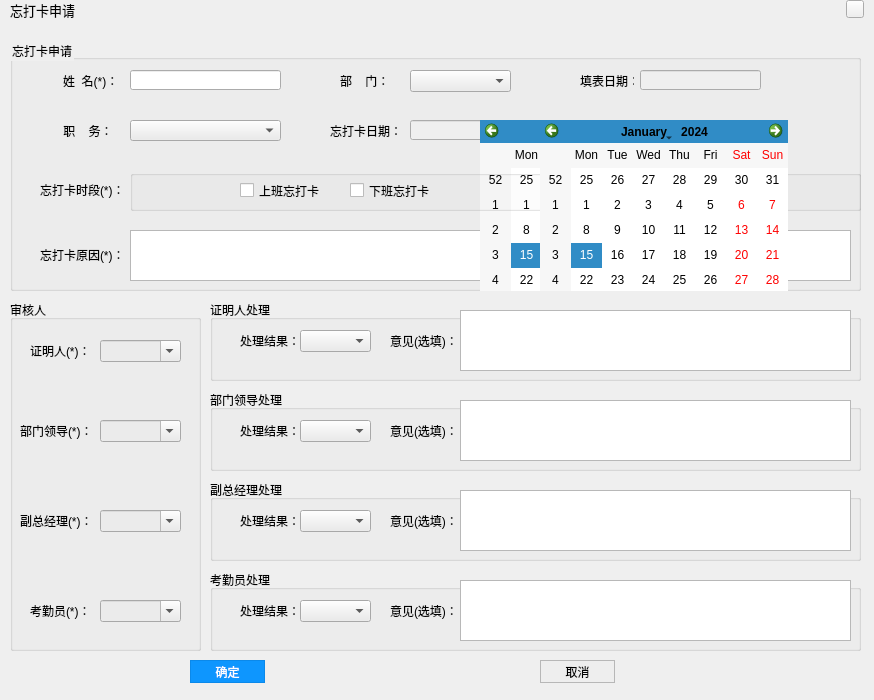
<?xml version="1.0" encoding="UTF-8"?>
<ui version="4.0">
 <class>WangDaKa</class>
 <widget class="QWidget" name="WangDaKa">
  <property name="geometry">
   <rect>
    <x>0</x>
    <y>0</y>
    <width>874</width>
    <height>700</height>
   </rect>
  </property>
  <property name="windowTitle">
   <string>Form</string>
  </property>
  <widget class="QLabel" name="label">
   <property name="geometry">
    <rect>
     <x>10</x>
     <y>2</y>
     <width>81</width>
     <height>16</height>
    </rect>
   </property>
   <property name="font">
    <font>
     <pointsize>10</pointsize>
    </font>
   </property>
   <property name="text">
    <string>忘打卡申请</string>
   </property>
  </widget>
  <widget class="closeButton" name="toolButton">
   <property name="geometry">
    <rect>
     <x>846</x>
     <y>0</y>
     <width>18</width>
     <height>18</height>
    </rect>
   </property>
   <property name="maximumSize">
    <size>
     <width>18</width>
     <height>18</height>
    </size>
   </property>
   <property name="text">
    <string/>
   </property>
  </widget>
  <widget class="QGroupBox" name="groupBox_wdk">
   <property name="geometry">
    <rect>
     <x>10</x>
     <y>40</y>
     <width>851</width>
     <height>251</height>
    </rect>
   </property>
   <property name="styleSheet">
    <string notr="true">color: rgb(0, 0, 0);</string>
   </property>
   <property name="title">
    <string>忘打卡申请</string>
   </property>
   <property name="checkable">
    <bool>false</bool>
   </property>
   <widget class="QLabel" name="label_2">
    <property name="geometry">
     <rect>
      <x>53</x>
      <y>30</y>
      <width>61</width>
      <height>21</height>
     </rect>
    </property>
    <property name="text">
     <string>姓  名(*)：</string>
    </property>
   </widget>
   <widget class="QLineEdit" name="lineEdit_name">
    <property name="geometry">
     <rect>
      <x>120</x>
      <y>30</y>
      <width>151</width>
      <height>20</height>
     </rect>
    </property>
    <property name="styleSheet">
     <string notr="true">color: rgb(0, 0, 0);</string>
    </property>
   </widget>
   <widget class="QLabel" name="label_3">
    <property name="geometry">
     <rect>
      <x>330</x>
      <y>30</y>
      <width>61</width>
      <height>21</height>
     </rect>
    </property>
    <property name="text">
     <string>部    门：</string>
    </property>
   </widget>
   <widget class="QLabel" name="label_4">
    <property name="geometry">
     <rect>
      <x>570</x>
      <y>20</y>
      <width>54</width>
      <height>41</height>
     </rect>
    </property>
    <property name="text">
     <string>填表日期：</string>
    </property>
   </widget>
   <widget class="QLineEdit" name="lineEdit_wdkStartTime">
    <property name="enabled">
     <bool>false</bool>
    </property>
    <property name="geometry">
     <rect>
      <x>400</x>
      <y>80</y>
      <width>81</width>
      <height>20</height>
     </rect>
    </property>
    <property name="styleSheet">
     <string notr="true">color: rgb(0, 0, 0);</string>
    </property>
   </widget>
   <widget class="QToolButton" name="toolButton_wdkStart">
    <property name="geometry">
     <rect>
      <x>480</x>
      <y>80</y>
      <width>21</width>
      <height>20</height>
     </rect>
    </property>
    <property name="styleSheet">
     <string notr="true">background-color: rgb(235, 235, 235);</string>
    </property>
    <property name="text">
     <string/>
    </property>
    <property name="arrowType">
     <enum>Qt::DownArrow</enum>
    </property>
   </widget>
   <widget class="QLabel" name="label_5">
    <property name="geometry">
     <rect>
      <x>50</x>
      <y>80</y>
      <width>71</width>
      <height>21</height>
     </rect>
    </property>
    <property name="text">
     <string> 职    务：</string>
    </property>
   </widget>
   <widget class="QComboBox" name="comboBox_position">
    <property name="geometry">
     <rect>
      <x>120</x>
      <y>80</y>
      <width>151</width>
      <height>21</height>
     </rect>
    </property>
    <property name="font">
     <font>
      <pointsize>9</pointsize>
     </font>
    </property>
    <property name="styleSheet">
     <string notr="true">background-color: rgb(235, 235, 235);
color: rgb(0, 0, 0);</string>
    </property>
   </widget>
   <widget class="QLabel" name="label_6">
    <property name="geometry">
     <rect>
      <x>320</x>
      <y>80</y>
      <width>71</width>
      <height>21</height>
     </rect>
    </property>
    <property name="text">
     <string>忘打卡日期：</string>
    </property>
   </widget>
   <widget class="QLabel" name="label_8">
    <property name="geometry">
     <rect>
      <x>30</x>
      <y>199</y>
      <width>91</width>
      <height>31</height>
     </rect>
    </property>
    <property name="text">
     <string>忘打卡原因(*)：</string>
    </property>
   </widget>
   <widget class="QTextEdit" name="textEdit_wdkReason">
    <property name="geometry">
     <rect>
      <x>120</x>
      <y>190</y>
      <width>721</width>
      <height>51</height>
     </rect>
    </property>
    <property name="styleSheet">
     <string notr="true">color: rgb(0, 0, 0);</string>
    </property>
   </widget>
   <widget class="QLineEdit" name="lineEdit_dealTime">
    <property name="enabled">
     <bool>false</bool>
    </property>
    <property name="geometry">
     <rect>
      <x>630</x>
      <y>30</y>
      <width>121</width>
      <height>20</height>
     </rect>
    </property>
    <property name="styleSheet">
     <string notr="true">color: rgb(0, 0, 0);</string>
    </property>
   </widget>
   <widget class="QCalendarWidget" name="calendarWidget_wdkStartTime">
    <property name="geometry">
     <rect>
      <x>470</x>
      <y>80</y>
      <width>248</width>
      <height>197</height>
     </rect>
    </property>
   </widget>
   <widget class="QComboBox" name="comboBox_department">
    <property name="geometry">
     <rect>
      <x>400</x>
      <y>30</y>
      <width>101</width>
      <height>22</height>
     </rect>
    </property>
    <property name="styleSheet">
     <string notr="true">background-color: rgb(235, 235, 235);
color: rgb(0, 0, 0);</string>
    </property>
   </widget>
   <widget class="QGroupBox" name="groupBox_wdkType">
    <property name="geometry">
     <rect>
      <x>120</x>
      <y>130</y>
      <width>731</width>
      <height>41</height>
     </rect>
    </property>
    <property name="toolTip">
     <string>如果换休，请备注换休日期</string>
    </property>
    <property name="styleSheet">
     <string notr="true">color: rgb(0, 0, 0);</string>
    </property>
    <property name="title">
     <string/>
    </property>
    <widget class="QCheckBox" name="checkBox_sb">
     <property name="geometry">
      <rect>
       <x>110</x>
       <y>10</y>
       <width>91</width>
       <height>21</height>
      </rect>
     </property>
     <property name="styleSheet">
      <string notr="true">color: rgb(0, 0, 0);</string>
     </property>
     <property name="text">
      <string>上班忘打卡</string>
     </property>
    </widget>
    <widget class="QCheckBox" name="checkBox_xb">
     <property name="geometry">
      <rect>
       <x>220</x>
       <y>10</y>
       <width>91</width>
       <height>21</height>
      </rect>
     </property>
     <property name="text">
      <string>下班忘打卡</string>
     </property>
    </widget>
   </widget>
   <widget class="QCalendarWidget" name="calendarWidget_wdkEndTime">
    <property name="geometry">
     <rect>
      <x>530</x>
      <y>80</y>
      <width>248</width>
      <height>197</height>
     </rect>
    </property>
   </widget>
   <widget class="QLabel" name="label_12">
    <property name="geometry">
     <rect>
      <x>30</x>
      <y>140</y>
      <width>91</width>
      <height>20</height>
     </rect>
    </property>
    <property name="text">
     <string>忘打卡时段(*)：</string>
    </property>
   </widget>
  </widget>
  <widget class="QGroupBox" name="groupBox_leader3">
   <property name="geometry">
    <rect>
     <x>210</x>
     <y>480</y>
     <width>651</width>
     <height>81</height>
    </rect>
   </property>
   <property name="title">
    <string>副总经理处理</string>
   </property>
   <widget class="QLabel" name="label_25">
    <property name="geometry">
     <rect>
      <x>30</x>
      <y>20</y>
      <width>61</width>
      <height>41</height>
     </rect>
    </property>
    <property name="text">
     <string>处理结果：</string>
    </property>
   </widget>
   <widget class="QComboBox" name="comboBox_dealResult3">
    <property name="geometry">
     <rect>
      <x>90</x>
      <y>30</y>
      <width>71</width>
      <height>22</height>
     </rect>
    </property>
    <property name="styleSheet">
     <string notr="true">background-color: rgb(235, 235, 235);
color: rgb(0, 0, 0);</string>
    </property>
   </widget>
   <widget class="QLabel" name="label_26">
    <property name="geometry">
     <rect>
      <x>180</x>
      <y>30</y>
      <width>71</width>
      <height>21</height>
     </rect>
    </property>
    <property name="text">
     <string>意见(选填)：</string>
    </property>
   </widget>
   <widget class="QTextEdit" name="textEdit_leaderAdvice3">
    <property name="geometry">
     <rect>
      <x>250</x>
      <y>10</y>
      <width>391</width>
      <height>61</height>
     </rect>
    </property>
    <property name="styleSheet">
     <string notr="true">color: rgb(0, 0, 0);</string>
    </property>
   </widget>
  </widget>
  <widget class="QGroupBox" name="groupBox_leader2">
   <property name="geometry">
    <rect>
     <x>210</x>
     <y>390</y>
     <width>651</width>
     <height>81</height>
    </rect>
   </property>
   <property name="title">
    <string>部门领导处理</string>
   </property>
   <widget class="QLabel" name="label_22">
    <property name="geometry">
     <rect>
      <x>30</x>
      <y>20</y>
      <width>61</width>
      <height>41</height>
     </rect>
    </property>
    <property name="text">
     <string>处理结果：</string>
    </property>
   </widget>
   <widget class="QComboBox" name="comboBox_dealResult2">
    <property name="geometry">
     <rect>
      <x>90</x>
      <y>30</y>
      <width>71</width>
      <height>22</height>
     </rect>
    </property>
    <property name="styleSheet">
     <string notr="true">background-color: rgb(235, 235, 235);
color: rgb(0, 0, 0);</string>
    </property>
   </widget>
   <widget class="QLabel" name="label_23">
    <property name="geometry">
     <rect>
      <x>180</x>
      <y>30</y>
      <width>71</width>
      <height>21</height>
     </rect>
    </property>
    <property name="text">
     <string>意见(选填)：</string>
    </property>
   </widget>
   <widget class="QTextEdit" name="textEdit_leaderAdvice2">
    <property name="geometry">
     <rect>
      <x>250</x>
      <y>10</y>
      <width>391</width>
      <height>61</height>
     </rect>
    </property>
    <property name="styleSheet">
     <string notr="true">color: rgb(0, 0, 0);</string>
    </property>
   </widget>
  </widget>
  <widget class="QGroupBox" name="groupBox_leader1">
   <property name="geometry">
    <rect>
     <x>210</x>
     <y>300</y>
     <width>651</width>
     <height>81</height>
    </rect>
   </property>
   <property name="title">
    <string>证明人处理</string>
   </property>
   <widget class="QLabel" name="label_11">
    <property name="geometry">
     <rect>
      <x>30</x>
      <y>20</y>
      <width>61</width>
      <height>41</height>
     </rect>
    </property>
    <property name="text">
     <string>处理结果：</string>
    </property>
   </widget>
   <widget class="QComboBox" name="comboBox_dealResult1">
    <property name="geometry">
     <rect>
      <x>90</x>
      <y>30</y>
      <width>71</width>
      <height>22</height>
     </rect>
    </property>
    <property name="styleSheet">
     <string notr="true">background-color: rgb(235, 235, 235);
color: rgb(0, 0, 0);</string>
    </property>
   </widget>
   <widget class="QLabel" name="label_15">
    <property name="geometry">
     <rect>
      <x>180</x>
      <y>30</y>
      <width>71</width>
      <height>21</height>
     </rect>
    </property>
    <property name="text">
     <string>意见(选填)：</string>
    </property>
   </widget>
   <widget class="QTextEdit" name="textEdit_leaderAdvice1">
    <property name="geometry">
     <rect>
      <x>250</x>
      <y>10</y>
      <width>391</width>
      <height>61</height>
     </rect>
    </property>
    <property name="styleSheet">
     <string notr="true">color: rgb(0, 0, 0);</string>
    </property>
   </widget>
  </widget>
  <widget class="QGroupBox" name="groupBox_allLeader">
   <property name="geometry">
    <rect>
     <x>10</x>
     <y>300</y>
     <width>191</width>
     <height>351</height>
    </rect>
   </property>
   <property name="title">
    <string>审核人</string>
   </property>
   <widget class="QComboBox" name="comboBox_leader1">
    <property name="geometry">
     <rect>
      <x>90</x>
      <y>40</y>
      <width>81</width>
      <height>22</height>
     </rect>
    </property>
    <property name="styleSheet">
     <string notr="true">background-color: rgb(235, 235, 235);
color: rgb(0, 0, 0);</string>
    </property>
    <property name="editable">
     <bool>true</bool>
    </property>
   </widget>
   <widget class="QLabel" name="label_10">
    <property name="geometry">
     <rect>
      <x>20</x>
      <y>40</y>
      <width>61</width>
      <height>21</height>
     </rect>
    </property>
    <property name="text">
     <string>证明人(*)：</string>
    </property>
   </widget>
   <widget class="QComboBox" name="comboBox_leader3">
    <property name="geometry">
     <rect>
      <x>90</x>
      <y>210</y>
      <width>81</width>
      <height>22</height>
     </rect>
    </property>
    <property name="styleSheet">
     <string notr="true">background-color: rgb(235, 235, 235);
color: rgb(0, 0, 0);</string>
    </property>
    <property name="editable">
     <bool>true</bool>
    </property>
   </widget>
   <widget class="QLabel" name="label_24">
    <property name="geometry">
     <rect>
      <x>10</x>
      <y>210</y>
      <width>71</width>
      <height>21</height>
     </rect>
    </property>
    <property name="text">
     <string>副总经理(*)：</string>
    </property>
   </widget>
   <widget class="QLabel" name="label_27">
    <property name="geometry">
     <rect>
      <x>20</x>
      <y>300</y>
      <width>61</width>
      <height>21</height>
     </rect>
    </property>
    <property name="text">
     <string>考勤员(*)：</string>
    </property>
   </widget>
   <widget class="QComboBox" name="comboBox_leader4">
    <property name="geometry">
     <rect>
      <x>90</x>
      <y>300</y>
      <width>81</width>
      <height>22</height>
     </rect>
    </property>
    <property name="styleSheet">
     <string notr="true">background-color: rgb(235, 235, 235);
color: rgb(0, 0, 0);</string>
    </property>
    <property name="editable">
     <bool>true</bool>
    </property>
   </widget>
   <widget class="QLabel" name="label_18">
    <property name="geometry">
     <rect>
      <x>10</x>
      <y>120</y>
      <width>71</width>
      <height>21</height>
     </rect>
    </property>
    <property name="text">
     <string>部门领导(*)：</string>
    </property>
   </widget>
   <widget class="QComboBox" name="comboBox_leader2">
    <property name="geometry">
     <rect>
      <x>90</x>
      <y>120</y>
      <width>81</width>
      <height>22</height>
     </rect>
    </property>
    <property name="styleSheet">
     <string notr="true">background-color: rgb(235, 235, 235);
color: rgb(0, 0, 0);</string>
    </property>
    <property name="editable">
     <bool>true</bool>
    </property>
   </widget>
  </widget>
  <widget class="QGroupBox" name="groupBox_leader4">
   <property name="geometry">
    <rect>
     <x>210</x>
     <y>570</y>
     <width>651</width>
     <height>81</height>
    </rect>
   </property>
   <property name="title">
    <string>考勤员处理</string>
   </property>
   <widget class="QLabel" name="label_28">
    <property name="geometry">
     <rect>
      <x>30</x>
      <y>20</y>
      <width>61</width>
      <height>41</height>
     </rect>
    </property>
    <property name="text">
     <string>处理结果：</string>
    </property>
   </widget>
   <widget class="QComboBox" name="comboBox_dealResult4">
    <property name="geometry">
     <rect>
      <x>90</x>
      <y>30</y>
      <width>71</width>
      <height>22</height>
     </rect>
    </property>
    <property name="styleSheet">
     <string notr="true">background-color: rgb(235, 235, 235);
color: rgb(0, 0, 0);</string>
    </property>
   </widget>
   <widget class="QLabel" name="label_29">
    <property name="geometry">
     <rect>
      <x>180</x>
      <y>30</y>
      <width>71</width>
      <height>21</height>
     </rect>
    </property>
    <property name="text">
     <string>意见(选填)：</string>
    </property>
   </widget>
   <widget class="QTextEdit" name="textEdit_leaderAdvice4">
    <property name="geometry">
     <rect>
      <x>250</x>
      <y>10</y>
      <width>391</width>
      <height>61</height>
     </rect>
    </property>
    <property name="styleSheet">
     <string notr="true">color: rgb(0, 0, 0);</string>
    </property>
   </widget>
  </widget>
  <widget class="QPushButton" name="pushButton_OK">
   <property name="geometry">
    <rect>
     <x>190</x>
     <y>660</y>
     <width>75</width>
     <height>23</height>
    </rect>
   </property>
   <property name="styleSheet">
    <string notr="true">QPushButton#pushButton_OK
{
    color:white;
    background-color:rgb(14 , 150 , 254);
    border: 1px solid rgb(11 , 137 , 234);
}

QPushButton#pushButton_OK:hover
{
    color:white;
    background-color:rgb(44 , 137 , 255);
    border: 1px solid rgb(11 , 137 , 234);
}

QPushButton#pushButton_OK:pressed
{
    color:white;
    background-color:rgb(14 , 135 , 228);
    border: 1px solid rgb(12 , 138 , 235);
    padding-left:3px;
    padding-top:3px;
}
</string>
   </property>
   <property name="text">
    <string>确定</string>
   </property>
  </widget>
  <widget class="QPushButton" name="pushButton_Cancel">
   <property name="geometry">
    <rect>
     <x>540</x>
     <y>660</y>
     <width>75</width>
     <height>23</height>
    </rect>
   </property>
   <property name="styleSheet">
    <string notr="true">QPushButton#pushButton_Cancel
{
    color:black;
    background-color:rgb(238 , 238 , 238);
    border: 1px solid rgb(183 , 183 , 183);
}

QPushButton#pushButton_Cancel:hover
{
    color:black;
    background-color:rgb(228 , 240 , 250);
    border: 1px solid rgb(15 , 150 , 255);
}

QPushButton#pushButton_Cancel:pressed
{
    color:black;
    background-color:rgb(204 , 228 , 247);
    border: 1px solid rgb(1 , 84 , 153);
    padding-left:3px;
    padding-top:3px;
}</string>
   </property>
   <property name="text">
    <string>取消</string>
   </property>
  </widget>
 </widget>
 <customwidgets>
  <customwidget>
   <class>closeButton</class>
   <extends>QToolButton</extends>
   <header location="global">closebutton.h</header>
  </customwidget>
 </customwidgets>
 <resources/>
 <connections/>
</ui>
